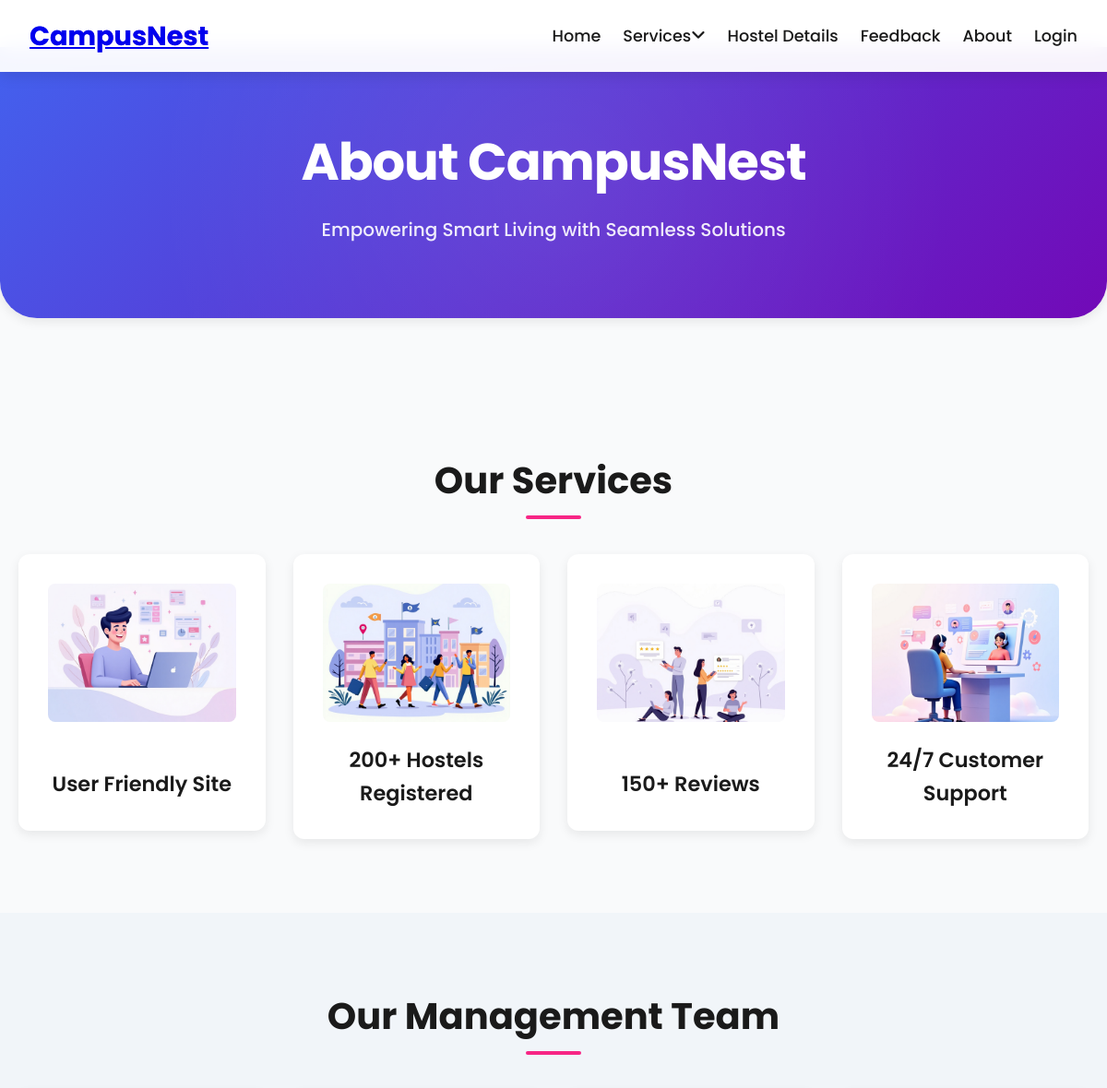
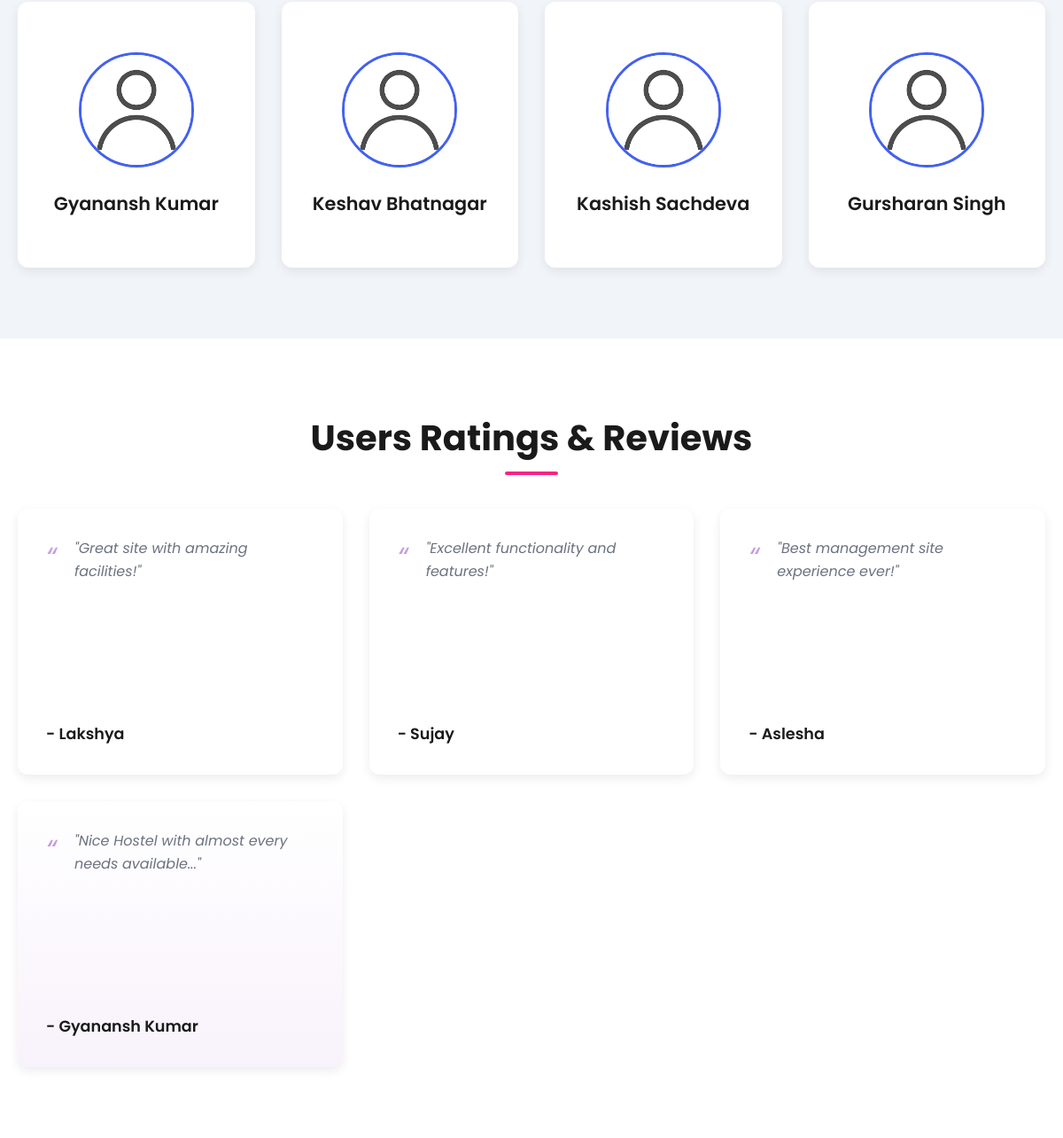
The page /about/ on the database its author committed (2 pictures, top to bottom).
### Hostels/models.py (models this page shows, shortened)
class Feedback(models.Model):
    user = models.ForeignKey(CustomUser, on_delete=models.SET_NULL, null=True)
    environment_rating = models.CharField(max_length=20)
    service_rating = models.IntegerField()
    comments = models.TextField()
    hostel = models.CharField(max_length=50)
    submitted_at = models.DateTimeField(auto_now_add=True)

class CustomUser(AbstractUser):
    username = None  # Remove username field
    email = models.EmailField(unique=True)
    roll_number = models.CharField(max_length=20, blank=True, null=True,unique=True)  # Optional field
    USERNAME_FIELD = 'email'
    REQUIRED_FIELDS = ['first_name', 'last_name','roll_number']  # roll_number is optional
    objects = CustomUserManager()

### Hostels/views.py (the view)
# urls.py: path('about/', views.about, name='about'),
def about(request):
    feedbacks = Feedback.objects.all().order_by('-submitted_at')
    return render(request, 'Rooms_about.html', {'feedbacks': feedbacks})

### Hostels/templates/Rooms_about.html
{% extends 'Rooms_base.html' %}
{% load static %}
{% block content %}
<link rel="stylesheet" href="{% static 'css/Rooms_about.css' %}">
<section class="about-header">
    <div class="container">
        <h1>About CampusNest</h1>
        <p class="header-tagline">Empowering Smart Living with Seamless Solutions</p>
    </div>
</section>
<section class="content-section">
    <div class="container">
        <h2 class="section-title">Our Services</h2>
        <div class="row">
            <div class="col-12 col-md-6 col-lg-3">
                <div class="service-box">
                    <img src="../static/images/about-user-f.jpg" class="img-fluid" alt="User Friendly">
                    <h4>User Friendly Site</h4>
                </div>
            </div>
            <div class="col-12 col-md-6 col-lg-3">
                <div class="service-box">
                    <img src="../static/images/about-hostel-r.jpg" class="img-fluid" alt="Hostels">
                    <h4>200+ Hostels Registered</h4>
                </div>
            </div>
            <div class="col-12 col-md-6 col-lg-3">
                <div class="service-box">
                    <img src="../static/images/about-reviews.jpg" class="img-fluid" alt="Reviews">
                    <h4>150+ Reviews</h4>
                </div>
            </div>
            <div class="col-12 col-md-6 col-lg-3">
                <div class="service-box">
                    <img src="../static/images/about24-7.jpg" class="img-fluid" alt="Support">
                    <h4>24/7 Customer Support</h4>
                </div>
            </div>
        </div>
    </div>
</section>
<section class="team-section">
    <div class="container">
        <h2 class="section-title">Our Management Team</h2>
        <div class="row">
            <div class="col-12 col-md-6 col-lg-3">
                <div class="team-member">
                    <img src="../static/images/aboutuser1.png" class="img-fluid rounded-circle" alt="Gyanansh Kumar">
                    <h5>Gyanansh Kumar</h5>
                </div>
            </div>
            <div class="col-12 col-md-6 col-lg-3">
                <div class="team-member">
                    <img src="../static/images/aboutuser1.png" class="img-fluid rounded-circle" alt="Keshav Bhatnagar">
                    <h5>Keshav Bhatnagar</h5>
                </div>
            </div>
            <div class="col-12 col-md-6 col-lg-3">
                <div class="team-member">
                    <img src="../static/images/aboutuser1.png" class="img-fluid rounded-circle" alt="Kashish Sachdeva">
                    <h5>Kashish Sachdeva</h5>
                </div>
            </div>
            <div class="col-12 col-md-6 col-lg-3">
                <div class="team-member">
                    <img src="../static/images/aboutuser1.png" class="img-fluid rounded-circle" alt="Gursharan Singh">
                    <h5>Gursharan Singh</h5>
                </div>
            </div>
        </div>
    </div>
</section>
<section class="rating-section">
    <div class="container">
        <h2 class="section-title">Users Ratings & Reviews</h2>
        <div class="row">
            <div class="col-12 col-md-6 col-lg-4">
                <div class="review-box">
                    <p>"Great site with amazing facilities!"</p>
                    <h5>- Lakshya</h5>
                </div>
            </div>
            <div class="col-12 col-md-6 col-lg-4">
                <div class="review-box">
                    <p>"Excellent functionality and features!"</p>
                    <h5>- Sujay</h5>
                </div>
            </div>
            <div class="col-12 col-md-6 col-lg-4">
                <div class="review-box">
                    <p>"Best management site experience ever!"</p>
                    <h5>- Aslesha</h5>
                </div>
            </div>
            {% for feedback in feedbacks %}
            <div class="col-12 col-md-6 col-lg-4">
                <div class="review-box feedback-entry">
                    <p>"{{ feedback.comments }}"</p>
                    <h5>- {% if feedback.user %}{{ feedback.user.get_full_name }}{% else %}Anonymous{% endif %}</h5>
                </div>
            </div>
            {% empty %}
            <div class="col-12 col-md-6 col-lg-4">
                <div class="review-box no-feedback">
                    <p class="no-feedback-text"><span class="feedback-icon">💬</span> Share Your Feedback!</p>
                </div>
            </div>
            {% endfor %}
        </div>
    </div>
</section>
{% endblock %}

### Hostels/static/css/Rooms_base.css (style rules this page uses)
:root { --primary: #4361ee; --secondary: #3a0ca3; --accent: #f72585; --success: #4CAF50; --warning: #FFD700; --danger: #d9534f; --text-dark: #2b2d42; --text-light: #8d99ae; --white: #ffffff; --light-bg: #f8f9fa; --shadow: 0 4px 15px rgba(0, 0, 0, 0.1); --shadow-hover: 0 8px 25px rgba(0, 0, 0, 0.2); --transition: all 0.3s ease; }
* { margin: 0; padding: 0; box-sizing: border-box; }
body { font-family: 'Poppins', sans-serif; background: linear-gradient(135deg, var(--light-bg), #f5f5f5); color: var(--text-dark); line-height: 1.6; }
h1, h2, h3, h4, h5 { font-weight: 700; }

### rows shown on the page
Feedback: comments "Nice Hostel with almost every needs available...", user.get_full_name "Gyanansh Kumar"
